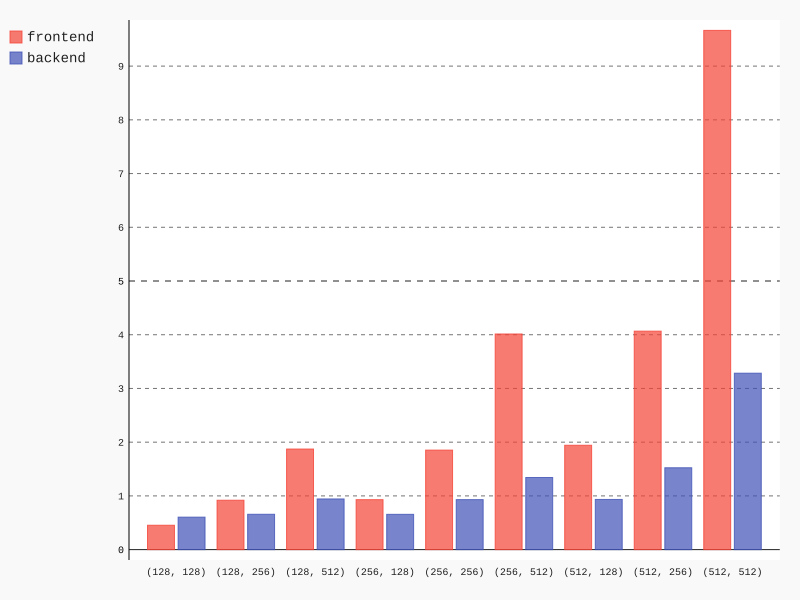

Write Python code to recreate this figure.
import magma as m
import timeit
import pygal


def array_2d(i=128, j=128, compile=False):
    class Foo(m.Circuit):
        io = m.IO(I=m.In(m.Array[i, m.Array[j, m.Bit]]), O=m.Out(m.Array[i, m.Array[j, m.Bit]]))
        io.O @= io.I
    if compile:
        m.compile("build/Foo", Foo)


data = {
    "frontend": {},
    "backend": {}
}

values = [128, 256, 512]

for i in values:
    for j in values:
        no_compile = timeit.Timer(lambda: array_2d(i, j)).timeit(number=2)
        with_compile = timeit.Timer(lambda: array_2d(i, j, True)).timeit(number=2)
        data["frontend"][(i, j)] = no_compile
        data["backend"][(i, j)] = with_compile - no_compile

print(data)

bar = pygal.Bar()
bar.x_labels = [(i, j) for i in values for j in values]
bar.add('frontend', list(data["frontend"].values()))
bar.add('backend', list(data["backend"].values()))
bar.render_to_file("array_2d_bench.svg")
